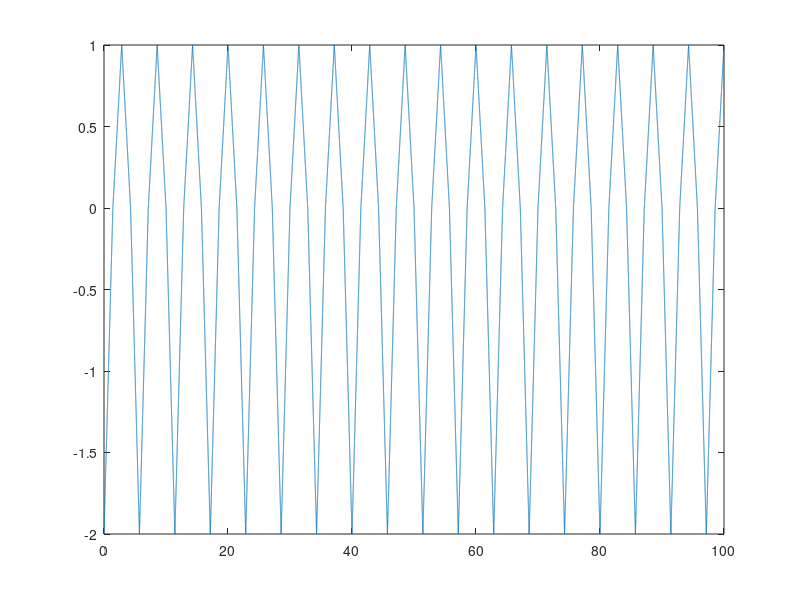

The MATLAB script that drew this image:
% Semnal triunghiular periodic
fs = 2000;
t = 0:1/fs:100;
x2 = sawtooth(0.35*pi*t, 0.5);
for i = 1:1:length(x2)
   if x2(i) < 0
       x2(i) = x2(i)*2;
   end
end
axis([0 101 -2 1])
plot(t,x2);